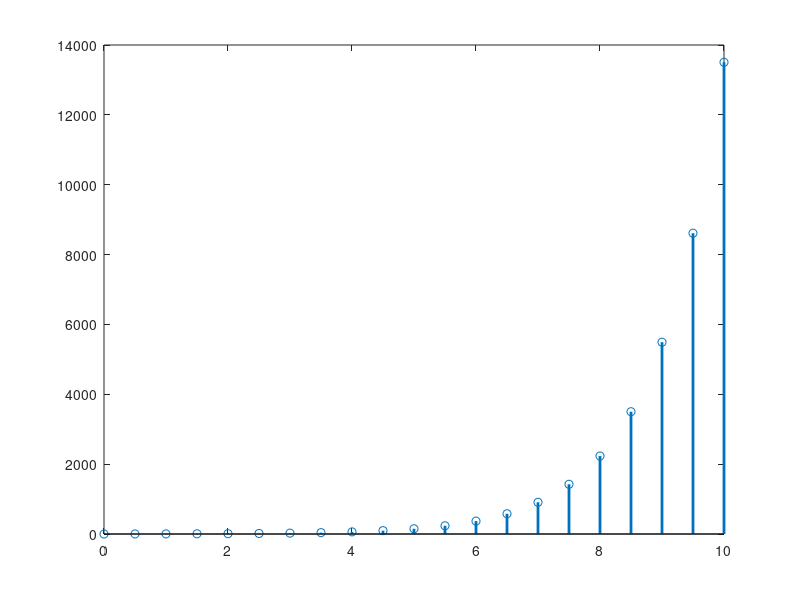

Write the MATLAB code that produced this figure.
A = [2 1 0; 1 0 0; 3 0 1];
B = [1; 0; 0]; 
C = [0 0 1];
D = 0;
xinit = [1 ; 0; 0]

sD = ss(A, B, C, D);
%poles = [0, 0, 0]
%poles = [0.5, 0.5 + 0.01i, 0.5 + 0.01i]
poles = [0, 0.9, -0.9];

k = acker(A, B, poles);
%change the stuff below here
A1 = sD.A - (sD.B*k);
B1 = sD.B;
C1 = sD.C;
D1 = sD.D;
sysn = ss(A1, B1, C1, D1);
[wn,zeta,poles] = damp(sysn);
n = 0:0.5:10;
x = initial(sysn, xinit, n);

stem(n,x,'LineWidth',2)
%figure()
